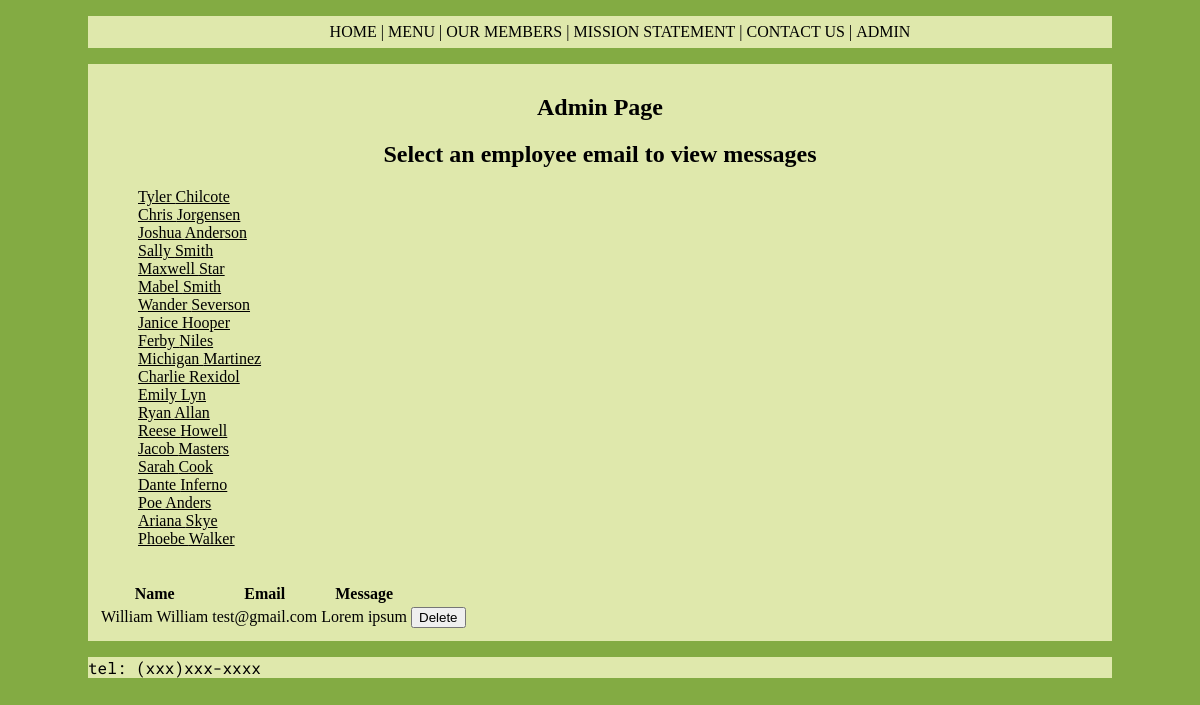
The page /admin.php?empNo=3 on the database its author committed.
### tables this page shows
CREATE TABLE IF NOT EXISTS employees (
	empNo			INT				NOT NULL 	AUTO_INCREMENT,
	fName			VARCHAR(255)	NOT NULL,
	lName			VARCHAR(255)	NOT NULL,
	companyPosition	VARCHAR(255)	NOT NULL,
	PRIMARY KEY(empNo)  
);

CREATE TABLE IF NOT EXISTS contact (
	visitorID		INT				NOT NULL	AUTO_INCREMENT,
	visitorName 	VARCHAR(255)	NOT NULL,
	visitorEMail	VARCHAR(255)	NOT NULL,
	visitorPhone	VARCHAR(25)		NOT NULL,
	visitorDate		DATE			NOT NULL,
	contactReason	VARCHAR(10)		NOT NULL,
	woodchuckAnswer	VARCHAR(3)		NOT NULL,
	visitorComment	VARCHAR(500)	NOT NULL,
	empNo			INT				NOT NULL	REFERENCES employees(empNo),  
	PRIMARY KEY (visitorID)  
);

### model/employee.php (called while the page is built)
<?php
function getEmployee() {
    try {
        global $db;
        $query = 'SELECT * FROM employees
            ORDER BY empNo';
        $statement = $db->prepare($query);
        $statement->execute();
        $employees = $statement;
        return $employees;
    } catch(PDOException $e) {
        header("Location: error.html");
    }
}
?>

### model/visitor.php (called while the page is built)
<?php
function getVisitor  ($empNo) {
    try{
    global $db;
    $query2 = 'SELECT * FROM contact WHERE empNo = :empNo ORDER BY visitorEMail;';
    $statement2 = $db->prepare($query2);
    $statement2->bindValue(":empNo", $empNo);
    $statement2->execute();
    $visitors = $statement2;
    return $visitors;
    } catch(PDOException $e) {
        header("Location: error.html");
    }
}
?>

### admin.php (the view, shortened to what this page needs)
<?php
require('model/database.php');
require('model/employee.php');
require('model/visitor.php');
$action = filter_input(INPUT_POST, 'action');
if ($action == NULL) {
    $action = filter_input(INPUT_GET, 'action');
    if ($action == NULL) {
        $action = 'list_visitors';
    }
}
if ($action == 'list_visitors') {
    $empNo = filter_input(INPUT_GET, 'empNo',
            FILTER_VALIDATE_INT);
    try {
        $employees = getEmployee();
        $visitors = getVisitor($empNo);
    }
    catch(PDOException $e){
        echo 'Error: ' . $e->getMessage();
        header("Location: error.html");
    }
}
?>
<!DOCTYPE html>
<html>
    <head>
        <link rel="stylesheet" type="text/css" href="CSS/styles.css">
        <link rel="stylesheet" href="CSS/print.css" media="print">
        <link rel="stylesheet" type="text/css" href="CSS/form.css">
    </head>
    <body>
        <header>
            <nav class="center">
                <ul>
                    <li><a href="index.html">Home</a></li> <span>|</span>
                    <li><a href="menu.html">Menu</a></li> <span>|</span>
                    <li><a href="members.html">Our Members</a></li> <span>|</span>
                    <li><a href="mission.html">Mission Statement</a></li> <span>|</span>
                    <li><a href="contact.html">Contact Us</a></li> <span>|</span>
                    <li><a href="login.php">Admin</a></li>
                </ul>
            </nav>
        </header>
        <section>
            <h1>Admin Page</h1>
            <h2>Select an employee email to view messages</h2>
            <ul>
                <?php foreach($employees as $employee) : ?>
                <li>
                    <a href="?empNo=<?php echo $employee['empNo']; ?>">
                        <?php echo $employee['fName'] . " " . $employee['lName']; ?>
                    </a>
                </li>
                <?php endforeach; ?>
            </ul>
            <table>
                <tr>
                    <th>Name</th>
                    <th>Email</th>
                    <th class="right">Message</th>
                    <th>&nbsp;</th>
                </tr>
                <?php foreach ($visitors as $visitor) : ?>
                <tr>
                    <td><?php echo $visitor['visitorName']; ?></td>
                    <td><?php echo $visitor['visitorEMail']; ?></td>
                    <td><?php echo $visitor['visitorComment']; ?></td> </td>
                    <td><form action="admin.php" method="post">
                        <input type="submit" value="Delete">
                    </form></td>
                </tr>
            <?php endforeach; ?>
            </table>
        </section>
        <footer>
            <p>tel: (xxx)xxx-xxxx</p>
        </footer>
    </body>
</html>

### CSS/styles.css (style rules this page uses)
body { background-color: #83ab43; }
section { margin-right: 80px; margin-left: 80px; background-color:#dfe8ac; padding: 10px; }
header { margin-right: 80px; margin-left: 80px; background-color:#dfe8ac; }
footer { margin-right: 80px; margin-left: 80px; background-color:#dfe8ac; }
h1 { text-align: center; }
h2 { text-align: center; }
a { color: black; }
footer { font-family: 'Roboto Mono', monospace; }
.center { text-align: center; }
ul, ol { list-style: none; }
nav { min-height: 2em; }
nav ul { list-style: none; list-style-image: none; }
nav a { text-decoration: none; font-size: 1em; display: inline; }
nav li { display: inline; line-height: 2em; text-transform: uppercase; }
@media only screen and (min-width: 481px) { .center { text-align: center; } }
@media only screen and (min-width: 481px) { span { display: inline; } }
@media only screen and (min-width: 769px) { .center { text-align: center; } }
@media only screen and (min-width: 769px) { span { display: inline; } }

### CSS/print.css (style rules this page uses)
h1 { font-size: 28pt; line-height: 30pt; margin: 0.3in 0in 0.2in; }
h2 { font-size: 20pt; margin: 0.1in 0in 0.1in 0.3in; }
p { font-size: 12pt; margin: 0.1in 0in 0.1in 0.3in; }
a::after { content: " (" attr(href) ") "; font-weight: bold; word-wrap: break-word; }

### rows shown on the page
employees: fName "Tyler", lName "Chilcote"
employees: fName "Chris", lName "Jorgensen"
employees: fName "Joshua", lName "Anderson"
employees: fName "Sally", lName "Smith"
employees: fName "Maxwell", lName "Star"
employees: fName "Mabel", lName "Smith"
employees: fName "Wander", lName "Severson"
employees: fName "Janice", lName "Hooper"
employees: fName "Ferby", lName "Niles"
employees: fName "Michigan", lName "Martinez"
employees: fName "Charlie", lName "Rexidol"
employees: fName "Emily", lName "Lyn"
employees: fName "Ryan", lName "Allan"
employees: fName "Reese", lName "Howell"
employees: fName "Jacob", lName "Masters"
employees: fName "Sarah", lName "Cook"
employees: fName "Dante", lName "Inferno"
employees: fName "Poe", lName "Anders"
employees: fName "Ariana", lName "Skye"
employees: fName "Phoebe", lName "Walker"
contact: visitorName "William William", visitorEMail "test@gmail.com", visitorComment "Lorem ipsum"
